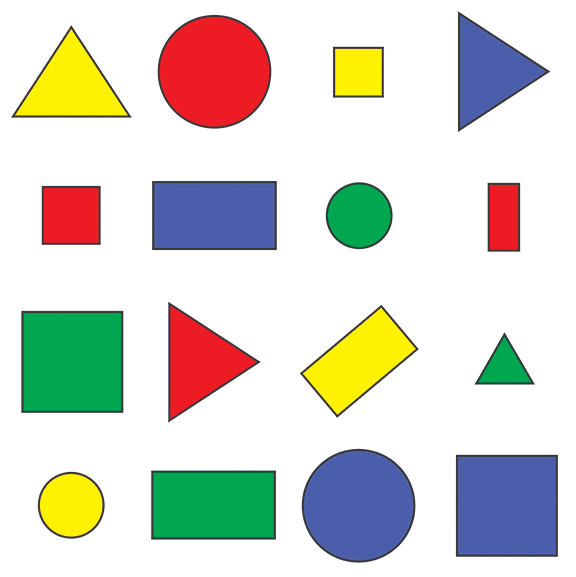
#> input picture Resources/shapes.png, 576 x 577 px
$ python '9. object detection.py'
#> lines starting #> are read from the running program, lines starting #| are printed output that depends on the picture; after the words box and inside, x2 and y2 are one past the last pixel; in counts of white or black regions, pixels touching at a corner belong together
import cv2
import numpy as np


def stackImages(imgArray, scale=1):
    rows = len(imgArray)
    cols = len(imgArray[0])
    rowsAvailable = isinstance(imgArray[0], list)
    width = imgArray[0][0].shape[1]
    height = imgArray[0][0].shape[0]
    if rowsAvailable:
        for x in range(0, rows):
            for y in range(0, cols):
                if imgArray[x][y].shape[:2] == imgArray[0][0].shape[:2]:
                    imgArray[x][y] = cv2.resize(
                        imgArray[x][y], (0, 0), None, scale, scale)
                else:
                    imgArray[x][y] = cv2.resize(
                        imgArray[x][y], (imgArray[0][0].shape[1], imgArray[0][0].shape[0]), None, scale, scale)
                if len(imgArray[x][y].shape) == 2:
                    imgArray[x][y] = cv2.cvtColor(
                        imgArray[x][y], cv2.COLOR_GRAY2BGR)
        imageBlank = np.zeros((height, width, 3), np.uint8)
        hor = [imageBlank]*rows
        hor_con = [imageBlank]*rows
        for x in range(0, rows):
            hor[x] = np.hstack(imgArray[x])
        ver = np.vstack(hor)
    else:
        for x in range(0, rows):
            if imgArray[x].shape[:2] == imgArray[0].shape[:2]:
                imgArray[x] = cv2.resize(
                    imgArray[x], (0, 0), None, scale, scale)
            else:
                imgArray[x] = cv2.resize(
                    imgArray[x], (imgArray[0].shape[1], imgArray[0].shape[0]), None, scale, scale)
            if len(imgArray[x].shape) == 2:
                imgArray[x] = cv2.cvtColor(imgArray[x], cv2.COLOR_GRAY2BGR)
        hor = np.hstack(imgArray)
        ver = hor
    return ver


img = cv2.imread('Resources/shapes.png')
#> img is the input picture: shape (577, 576, 3); mean B, G, R 205.1, 214.3, 214.2
imgCopy = img.copy()
imgGray = cv2.cvtColor(img, cv2.COLOR_BGR2GRAY)
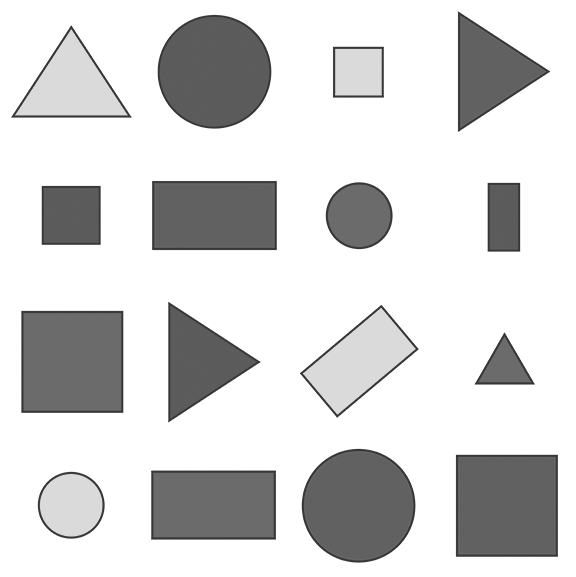
#> imgGray: shape (577, 576); min 54, max 255, mean 213.2
imgBlur = cv2.GaussianBlur(imgGray, (7, 7), 1)
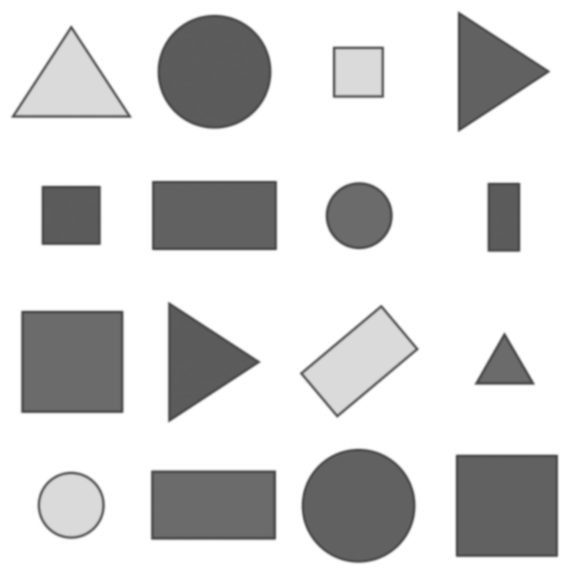
#> imgBlur: shape (577, 576); min 72, max 255, mean 213.2
imgCanny = cv2.Canny(imgGray, 50, 50)
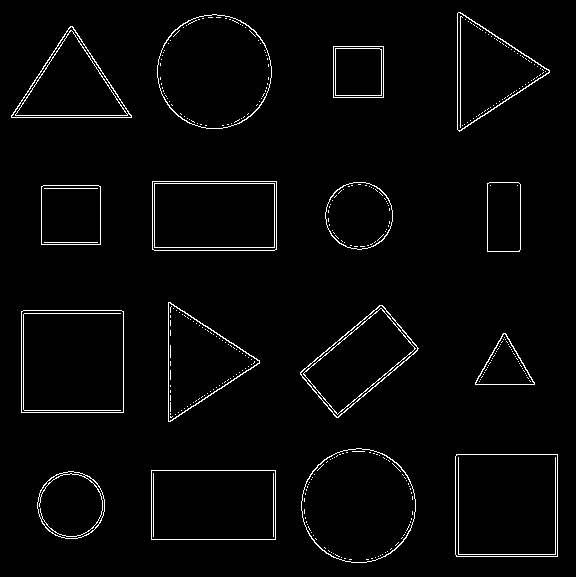
#> imgCanny: shape (577, 576); 2.5% white in thin lines or dots

contours, hierarchy = cv2.findContours(
    imgCanny, cv2.RETR_EXTERNAL, cv2.CHAIN_APPROX_NONE)
#> contours = 16 contours; largest, box (x1, y1, x2, y2) and area: (455, 454, 558, 557) 10401, (21, 310, 124, 413) 10401, (301, 448, 416, 563) 10200, (157, 14, 272, 129) 10194, (151, 470, 276, 540) 8556
for cnt in contours:
    area = cv2.contourArea(cnt)
    print(area)
    if area > 500:
        cv2.drawContours(imgCopy, cnt, -1, (255, 0, 0), 3)
        peri = cv2.arcLength(cnt, True)
        print(peri)
        approx = cv2.approxPolyDP(cnt, peri*0.02, True)
        print(len(approx))
        x, y, w, h = cv2.boundingRect(approx)
        if len(approx) == 3:
            objectType = "Triangle"
        elif len(approx) == 4:
            aspRation = w/float(h)
            if aspRation > 0.95 and aspRation < 1.05:
                objectType = 'Square'
            else:
                objectType = "Reactangle"
        elif len(approx) > 4:
            objectType = "Circle"
        else:
            objectType = 'None'
        cv2.rectangle(imgCopy, (x, y), (x+w, y+h), (0, 255, 0), 2)
        cv2.putText(imgCopy, objectType, (x+w//-10, y+h//2-10),
                    cv2.FONT_ITALIC, 0.5, (0, 0, 0), 2)
#> this loop made 16 passes
#> (area, peri, approx, x, y, w, h, aspRation) on passes 2, 3, 6, 7, 9, 10, 12: (8556, 386, [[151, 470], [151, 539], [275, 539], [275, 470]], 151, 470, 125, 70, 1.79), (10401, 406.8, [[456, 454], [456, 556], [557, 556], [557, 454]], 456, 454, 102, 103, 0.99), (10401, 406.8, [[21, 311], [21, 412], [123, 412], [123, 311]], 21, 311, 103, 102, 1.01), (6302.5, 338.7, [[382, 305], [300, 372], [336, 417], [418, 348]], 300, 305, 119, 113, 1.05), (3478, 234.8, [[41, 186], [41, 244], [100, 244], [100, 186]], 41, 186, 60, 59, 1.02), (2272, 201.7, [[489, 182], [487, 251], [519, 251], [520, 184]], 487, 182, 34, 70, 0.486), (8553, 384.8, [[152, 181], [152, 249], [276, 249], [276, 181]], 152, 181, 125, 69, 1.81)
#> (area, peri, approx, x, y, w, h, objectType) on passes 5, 8, 14, 16: (1603.5, 186.6, [[503, 333], [475, 384], [534, 384]], 475, 333, 60, 52, 'Triangle'), (5612, 352, [[168, 302], [170, 421], [259, 360]], 168, 302, 92, 120, 'Triangle'), (5634, 352.9, [[11, 115], [131, 117], [72, 26]], 11, 26, 121, 92, 'Triangle'), (5690, 351.7, [[460, 12], [459, 131], [549, 72]], 459, 12, 91, 120, 'Triangle')
#> (printed output is left out)
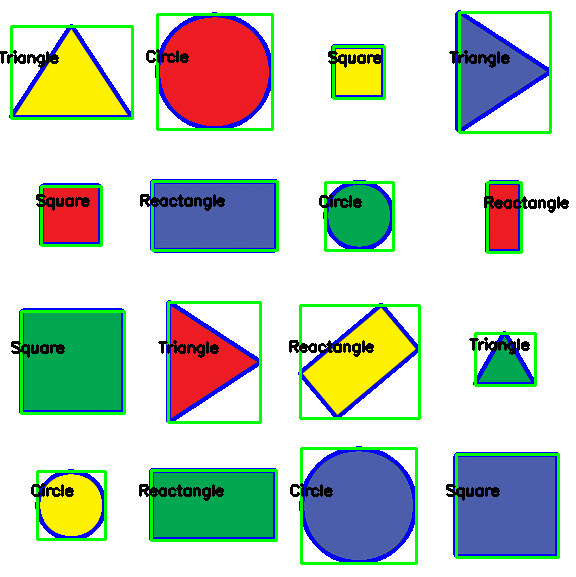
#> imgCopy: shape (577, 576, 3); 11.09% of pixels changed, all inside (x1, y1, x2, y2) = (0, 10, 569, 565)

stack = stackImages(([img, imgGray], [imgCanny, imgCopy]), 0.5)
#> after the loop in stackImages, `for x in range(0, rows):`: hor = 2 items
#> in stackImages, `ver = np.vstack(hor)`:
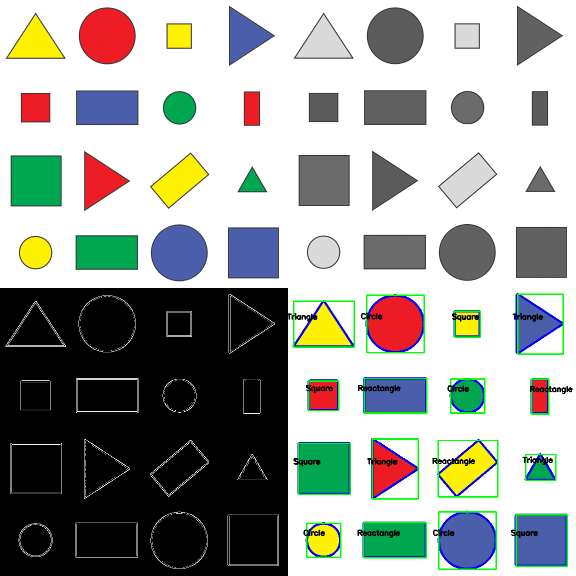
#> ver: shape (576, 576, 3); mean of channels 0, 1, 2 154.9, 160.1, 156.9; drawn as B, G, R

cv2.imshow('Output', stack)

cv2.waitKey(0)
